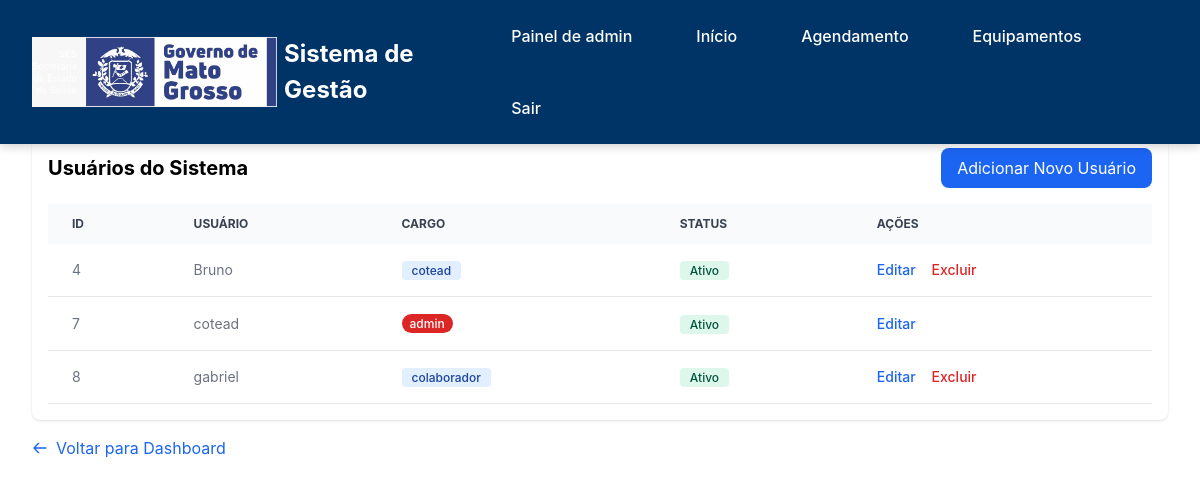
The page /usuarios (signed in) on the database its author committed.
### tables this page shows
CREATE TABLE Users (
            id INTEGER PRIMARY KEY AUTOINCREMENT,
            username TEXT UNIQUE NOT NULL,
            password_hash TEXT NOT NULL,
            cargo TEXT NOT NULL CHECK(cargo IN ('admin', 'cotead', 'colaborador')),
            created_at DATETIME DEFAULT CURRENT_TIMESTAMP,
            last_login DATETIME,
            active BOOLEAN DEFAULT 1
        );

### app.py (the view)
@app.route('/usuarios')
@requer_cargo(['admin', 'cotead'])
def usuarios():
    try:
        usuarios = buscar_todos_usuarios()
        return render_template('usuarios.html', usuarios=usuarios)
    except Exception as e:
        flash(f'Erro ao carregar usuários: {str(e)}', 'error')
        return redirect(url_for('admin_dashboard'))

### app.py (called while the page is built)
def requer_cargo(cargos_permitidos):
    def decorator(f):
        @wraps(f)
        def decorated_function(*args, **kwargs):
            if 'cargo' not in session:
                flash('Faça login para acessar esta página.', 'error')
                return redirect(url_for('login'))
            if session['cargo'] not in cargos_permitidos:
                flash('Você não tem permissão para acessar esta página.', 'error')
                return redirect(url_for('login'))
            return f(*args, **kwargs)
        return decorated_function
    return decorator

### database.py (called while the page is built)
def conectar():
    try:
        conn = sqlite3.connect(DATABASE, timeout=30.0)
        conn.execute('PRAGMA foreign_keys = ON')
        conn.execute('PRAGMA journal_mode = WAL')  # Melhor para concorrência
        conn.execute('PRAGMA synchronous = NORMAL')  # Melhor performance
        conn.execute('PRAGMA cache_size = 10000')  # Cache maior
        conn.execute('PRAGMA temp_store = MEMORY')  # Usar memória para temp
        return conn
    except Exception as e:
        print(f"Erro ao conectar com banco: {e}")
        conn = sqlite3.connect(':memory:')
        return conn

def buscar_todos_usuarios():
    conn = conectar()
    cursor = conn.cursor()
    try:
        cursor.execute('''
            SELECT u.*, COUNT(r.id) as num_reservas
            FROM Users u
            LEFT JOIN Reservas r ON u.username = r.nome
            WHERE u.active = 1
            GROUP BY u.id
            ORDER BY u.username
        ''')
        return cursor.fetchall()
    finally:
        conn.close()

### templates/usuarios.html (shortened to what this page needs)
{% extends "base.html" %}
{% block extra_css %}
    <link href="https://cdnjs.cloudflare.com/ajax/libs/flowbite/2.2.0/flowbite.min.css" rel="stylesheet" />
{% endblock %}
{% block content %}
<div class="usuarios-content">
    <div class="bg-white p-4 rounded-lg shadow">
        <div class="flex justify-between items-center mb-4">
            <h2 class="text-xl font-bold">Usuários do Sistema</h2>
            <a href="{{ url_for('register_admin') }}" class="bg-blue-600 text-white px-4 py-2 rounded-lg hover:bg-blue-700">Adicionar Novo Usuário</a>
        </div>
        <div class="relative overflow-x-auto">
            <table class="w-full text-sm text-left text-gray-500">
                <thead class="text-xs text-gray-700 uppercase bg-gray-50">
                    <tr>
                        <th scope="col" class="px-6 py-3">ID</th>
                        <th scope="col" class="px-6 py-3">Usuário</th>
                        <th scope="col" class="px-6 py-3">Cargo</th>
                        <th scope="col" class="px-6 py-3">Status</th>
                        <th scope="col" class="px-6 py-3">Ações</th>
                    </tr>
                </thead>
                <tbody>
                    {% for usuario in usuarios %}
                    <tr class="bg-white border-b">
                        <td class="px-6 py-4">{{ usuario[0] }}</td>
                        <td class="px-6 py-4">{{ usuario[1] }}</td>
                        <td class="px-6 py-4">
                            {% if usuario[3] == 'admin' %}
                                <span class="admin-badge">{{ usuario[3] }}</span>
                            {% else %}
                                <span class="bg-blue-100 text-blue-800 text-xs font-medium px-2.5 py-0.5 rounded">{{ usuario[3] }}</span>
                            {% endif %}
                        </td>
                        <td class="px-6 py-4">
                            <span class="bg-green-100 text-green-800 text-xs font-medium px-2.5 py-0.5 rounded">Ativo</span>
                        </td>
                        <td class="px-6 py-4">
                            <a href="{{ url_for('editar_usuario', id=usuario[0]) }}" class="font-medium text-blue-600 hover:underline mr-3">Editar</a>
                            {% if usuario[1] != 'cotead' %}
                            <a href="{{ url_for('deletar_usuario', id=usuario[0]) }}" class="font-medium text-red-600 hover:underline" onclick="return confirm('Tem certeza que deseja excluir o usuário {{ usuario[1] }}?')">Excluir</a>
                            {% endif %}
                        </td>
                    </tr>
                    {% endfor %}
                </tbody>
            </table>
        </div>
    </div>
    <div class="mt-4">
        <a href="{{ url_for('admin_dashboard') }}" class="inline-flex items-center text-blue-600 hover:underline">
            <svg class="w-4 h-4 mr-2" fill="none" stroke="currentColor" viewBox="0 0 24 24"><path stroke-linecap="round" stroke-linejoin="round" stroke-width="2" d="M10 19l-7-7m0 0l7-7m-7 7h18"/></svg>
            Voltar para Dashboard
        </a>
    </div>
</div>
{% endblock %}

### templates/usuarios.html (style rules this page uses)
:root { --primary-blue: #1a4b8c; --light-blue: #e8f1ff; --white: #ffffff; }
.admin-badge { background-color: #dc2626; color: white; padding: 2px 8px; border-radius: 9999px; font-size: 0.75rem; font-weight: 500; }
.usuarios-content { padding: 2rem; max-width: 1400px; margin: 0 auto; }

### rows shown on the page
Users: id "4", username "Bruno", cargo "cotead"
Users: id "7", username "cotead", cargo "admin"
Users: id "8", username "gabriel", cargo "colaborador"
